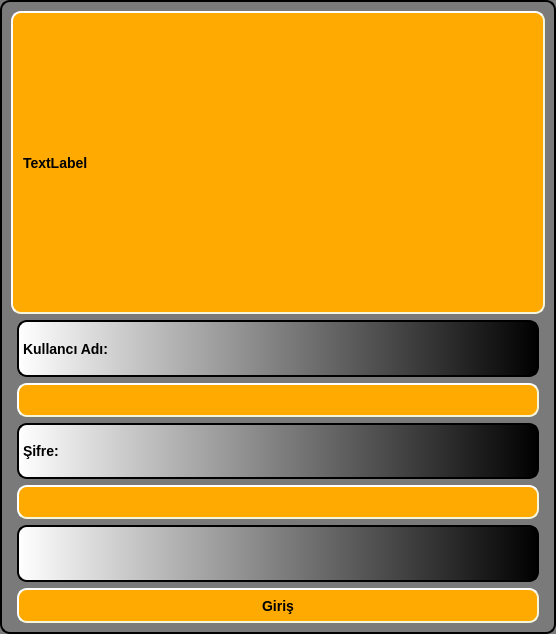
<?xml version="1.0" encoding="UTF-8"?>
<ui version="4.0">
 <class>giriss</class>
 <widget class="QWidget" name="giriss">
  <property name="geometry">
   <rect>
    <x>0</x>
    <y>0</y>
    <width>556</width>
    <height>634</height>
   </rect>
  </property>
  <property name="maximumSize">
   <size>
    <width>637</width>
    <height>634</height>
   </size>
  </property>
  <property name="windowTitle">
   <string>Form</string>
  </property>
  <property name="styleSheet">
   <string notr="true">    border-style: outset;

    border-radius: 10px;


    border-width: 2px;
    font: bold 14px;
color: rgb(0, 0, 0);
background-color: rgb(122, 122, 122);</string>
  </property>
  <layout class="QGridLayout" name="gridLayout">
   <item row="1" column="1">
    <layout class="QVBoxLayout" name="verticalLayout">
     <item>
      <widget class="QLabel" name="label">
       <property name="styleSheet">
        <string notr="true">background-color: qlineargradient(spread:pad, x1:1, y1:0, x2:0, y2:0, stop:0 rgba(0, 0, 0, 255), stop:1 rgba(255, 255, 255, 255));</string>
       </property>
       <property name="text">
        <string>Kullancı Adı:</string>
       </property>
      </widget>
     </item>
     <item>
      <widget class="QLineEdit" name="lineEdit_kullanici">
       <property name="styleSheet">
        <string notr="true">background-color: rgb(255, 170, 0);
font: 87 10pt &quot;Segoe UI Black&quot;;
    border-style: outset;
    border-width: 2px;
    border-radius: 10px;
    border-color: beige;
    font: bold 14px;
    min-width: 10em;
    padding: 6px;</string>
       </property>
       <property name="text">
        <string/>
       </property>
      </widget>
     </item>
     <item>
      <widget class="QLabel" name="label_2">
       <property name="styleSheet">
        <string notr="true">background-color: qlineargradient(spread:pad, x1:1, y1:0, x2:0, y2:0, stop:0 rgba(0, 0, 0, 255), stop:1 rgba(255, 255, 255, 255));</string>
       </property>
       <property name="text">
        <string>Şifre:</string>
       </property>
      </widget>
     </item>
     <item>
      <widget class="QLineEdit" name="lineEdit_sifre">
       <property name="styleSheet">
        <string notr="true">background-color: rgb(255, 170, 0);
font: 87 10pt &quot;Segoe UI Black&quot;;
    border-style: outset;
    border-width: 2px;
    border-radius: 10px;
    border-color: beige;
    font: bold 14px;
    min-width: 10em;
    padding: 6px;</string>
       </property>
       <property name="echoMode">
        <enum>QLineEdit::Password</enum>
       </property>
      </widget>
     </item>
     <item>
      <widget class="QLabel" name="label_3">
       <property name="styleSheet">
        <string notr="true">background-color: qlineargradient(spread:pad, x1:1, y1:0, x2:0, y2:0, stop:0 rgba(0, 0, 0, 255), stop:1 rgba(255, 255, 255, 255));</string>
       </property>
       <property name="text">
        <string/>
       </property>
      </widget>
     </item>
     <item>
      <layout class="QHBoxLayout" name="horizontalLayout">
       <item>
        <widget class="QPushButton" name="pushButton_giris">
         <property name="minimumSize">
          <size>
           <width>516</width>
           <height>35</height>
          </size>
         </property>
         <property name="styleSheet">
          <string notr="true">background-color: rgb(255, 170, 0);
font: 87 10pt &quot;Segoe UI Black&quot;;
    border-style: outset;
    border-width: 2px;
    border-radius: 10px;
    border-color: beige;
    font: bold 14px;
    min-width: 10em;
    padding: 6px;</string>
         </property>
         <property name="text">
          <string>Giriş</string>
         </property>
        </widget>
       </item>
      </layout>
     </item>
    </layout>
   </item>
   <item row="0" column="0" colspan="3">
    <widget class="QLabel" name="label_login">
     <property name="styleSheet">
      <string notr="true">background-color: rgb(255, 170, 0);
font: 87 10pt &quot;Segoe UI Black&quot;;
    border-style: outset;
    border-width: 2px;
    border-radius: 10px;
    border-color: beige;
    font: bold 14px;
    min-width: 10em;
    padding: 6px;</string>
     </property>
     <property name="text">
      <string>TextLabel</string>
     </property>
    </widget>
   </item>
  </layout>
 </widget>
 <resources/>
 <connections/>
</ui>
